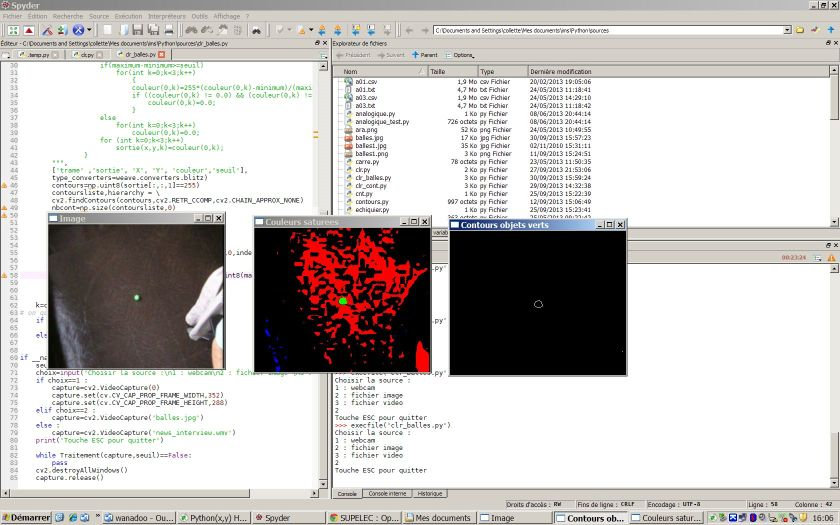
//> input picture premade-opencv/exemplepython.jpg, 840 x 525 px, given in place of the camera
$ ./test   (built with g++ and OpenCV 4)
//> lines starting //> are read from the running program, lines starting //| are printed output that depends on the picture
#include <opencv2/opencv.hpp>

using namespace cv;

int main(int, char**)
{
    VideoCapture cap(0); // open the default camera
    if(!cap.isOpened())  // check if we succeeded
        return -1;

    Mat edges;
    namedWindow("edges",1);
    for(;;)
    {
        Mat frame;
        cap >> frame; // get a new frame from camera
//> frame is the input picture: 525 rows x 840 cols, CV_8UC3; mean B, G, R 192, 194, 197.7
        cvtColor(frame, edges, CV_BGR2GRAY);
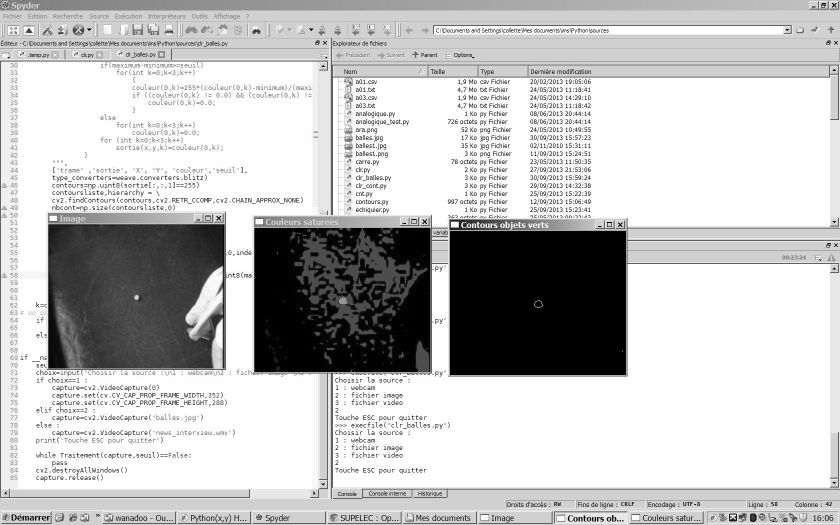
//> edges: 525 rows x 840 cols, CV_8UC1; min 0, max 255, mean 194.9
        GaussianBlur(edges, edges, Size(7,7), 1.5, 1.5);
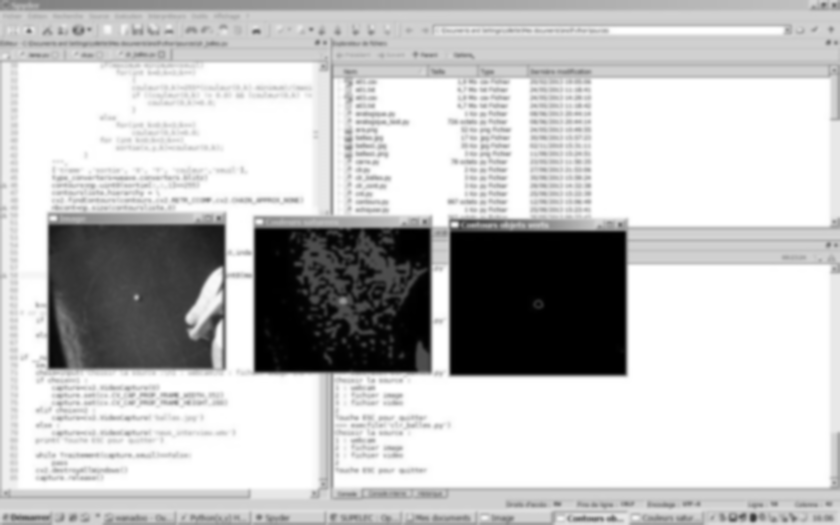
//> edges: 525 rows x 840 cols, CV_8UC1; min 0, max 255, mean 194.9
        Canny(edges, edges, 0, 30, 3);
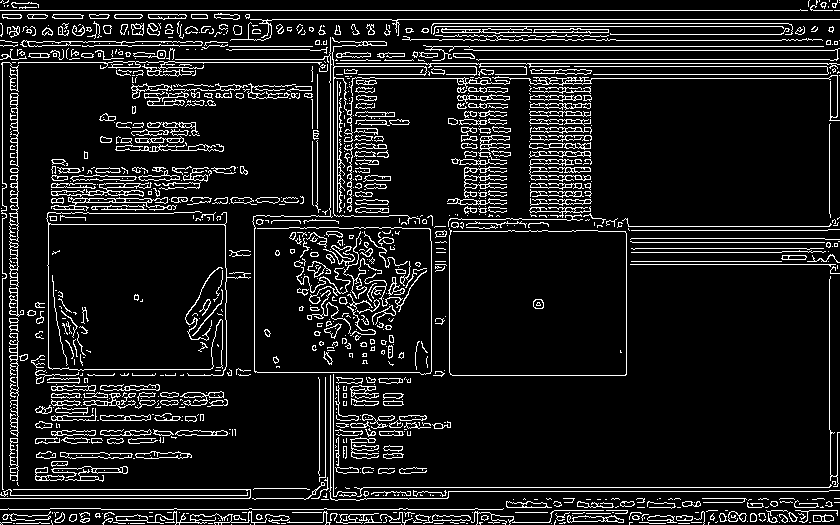
//> edges: 525 rows x 840 cols, CV_8UC1; 10.5% white in thin lines or dots
        imshow("edges", edges);
        if(waitKey(30) >= 0) break;
//> the Esc key is pressed
    }
    // the camera will be deinitialized automatically in VideoCapture destructor
    return 0;
}
